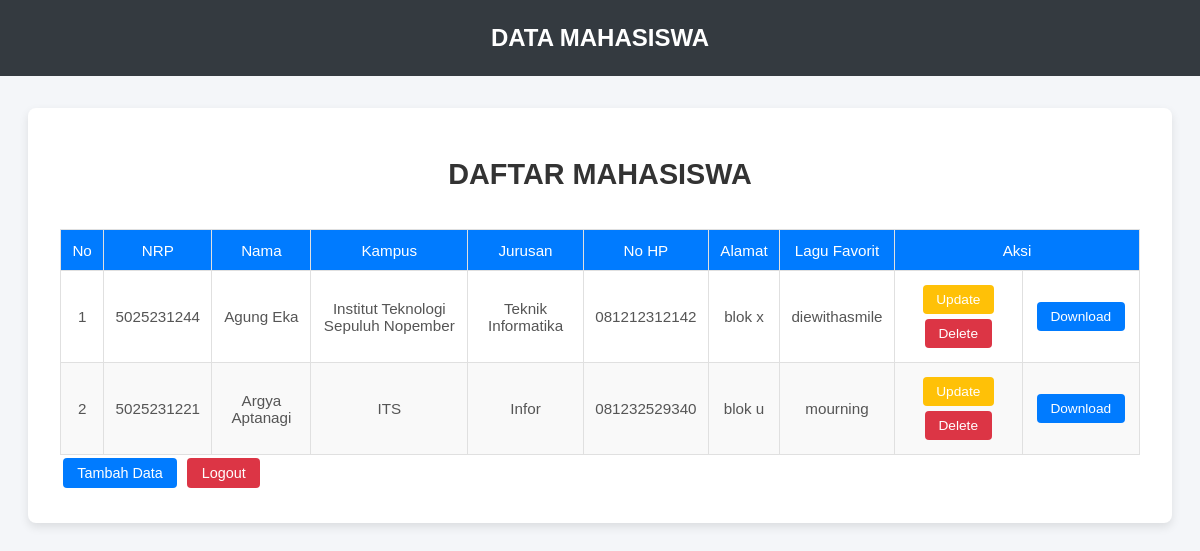
/index.php (signed in), run on the app's committed database.
### tables this page shows
CREATE TABLE `mahasiswa` (
  `nrp` varchar(11) NOT NULL,
  `nama` varchar(50) NOT NULL,
  `kampus` varchar(100) NOT NULL,
  `jurusan` varchar(50) NOT NULL,
  `no_hp` char(13) NOT NULL,
  `alamat` varchar(50) NOT NULL,
  `lagufav` varchar(100) NOT NULL,
  `filemp3` varchar(255) DEFAULT NULL
);

### index.php (the view, shortened to what this page needs)
<!DOCTYPE html>
<html>
<head>
</head>
<body>
    <div class="navbar">
        DATA MAHASISWA
    </div>
    <div class="container">
        <br>
        <h4>DAFTAR MAHASISWA</h4>
        <table>
            <thead>
                <tr>
                    <th>No</th>
                    <th>NRP</th>
                    <th>Nama</th>
                    <th>Kampus</th>
                    <th>Jurusan</th>
                    <th>No HP</th>
                    <th>Alamat</th>
                    <th>Lagu Favorit</th>
                    <?php if ($_SESSION["role"] == "admin") : ?>
                        <th colspan="3">Aksi</th>
                    <?php endif; ?>
                </tr>
            </thead>
            <tbody>
                <?php
                    include "koneksi.php";
                    $sql = "SELECT * FROM mahasiswa ORDER BY nrp DESC";
                    $hasil = mysqli_query($kon, $sql);
                    $no = 0;
                    while ($data = mysqli_fetch_array($hasil)) {
                        $no++;
                ?>
                    <tr>
                        <td><?php echo $no; ?></td>
                        <td><?php echo $data["nrp"]; ?></td>
                        <td><?php echo $data["nama"]; ?></td>
                        <td><?php echo $data["kampus"]; ?></td>
                        <td><?php echo $data["jurusan"]; ?></td>
                        <td><?php echo $data["no_hp"]; ?></td>
                        <td><?php echo $data["alamat"]; ?></td>
                        <td><?php echo $data["lagufav"]; ?></td>
                        <?php if ($_SESSION["role"] == "admin") : ?>
                            <td>
                                <a href="update.php?nrp=<?php echo $data['nrp']; ?>" class="btn btn-warning" role="button">Update</a>
                                <a href="delete.php?nrp=<?php echo $data['nrp']; ?>" class="btn btn-danger" role="button">Delete</a>
                            </td>
                        <?php endif; ?>
                            <td>
                                <a href="<?php echo $data['filemp3']; ?>" download="<?php echo $data['filemp3']; ?>" class="btn btn-primary" role="button">Download</a>
                            </td>
                    </tr>
                <?php
                    }
                ?>
            </tbody>
        </table>
        <?php if ($_SESSION["role"] == "admin") : ?>
            <a href="create.php" class="btn btn-primary">Tambah Data</a>
        <?php endif; ?>
        <a href="logout.php" class="btn btn-danger">Logout</a>
    </div>
</body>
</html>

### index.php (style rules this page uses)
body { font-family: Arial, sans-serif; background-color: #f4f6f9; margin: 0; display: flex; flex-direction: column; min-height: 100vh; }
.navbar { background-color: #343a40; padding: 1em; color: white; text-align: center; font-size: 1.5em; font-weight: bold; }
.container { width: 90%; max-width: 1200px; margin: 2em auto; background-color: #fff; border-radius: 8px; padding: 2em; box-shadow: 0 4px 10px rgba(0, 0, 0, 0.1); }
h4 { text-align: center; font-size: 1.8em; margin-top: 0; color: #333; }
table { width: 100%; border-collapse: collapse; margin-top: 1em; font-size: 0.95em; color: #555; }
th, td { padding: 0.75em; border: 1px solid #e0e0e0; text-align: center; }
th { background-color: #007bff; color: white; font-weight: normal; }
tr:nth-child(even) { background-color: #f9f9f9; }
.btn { padding: 0.5em 1em; border: none; color: white; text-decoration: none; display: inline-block; font-size: 0.9em; margin: 0.2em; border-radius: 4px; cursor: pointer; transition: background-color 0.3s ease; }
.btn-warning { background-color: #ffc107; }
.btn-danger { background-color: #dc3545; }
.btn-primary { background-color: #007bff; }

### data on the page
mahasiswa: nrp "5025231244", nama "Agung Eka", kampus "Institut Teknologi Sepuluh Nopember", jurusan "Teknik Informatika", no_hp "081212312142", alamat "blok x", lagufav "diewithasmile"
mahasiswa: nrp "5025231221", nama "Argya Aptanagi", kampus "ITS", jurusan "Infor", no_hp "081232529340", alamat "blok u", lagufav "mourning"
